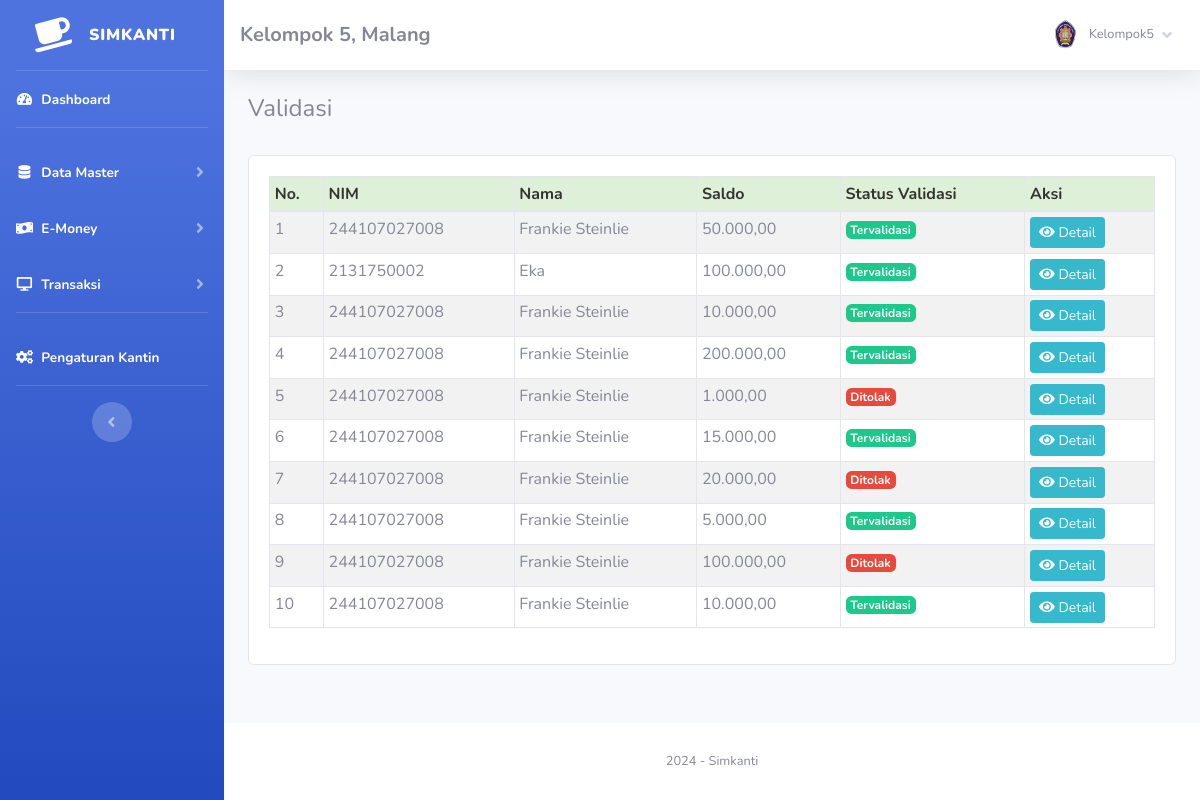
Before: /index.php?page=validasi (signed in) with the older database file.
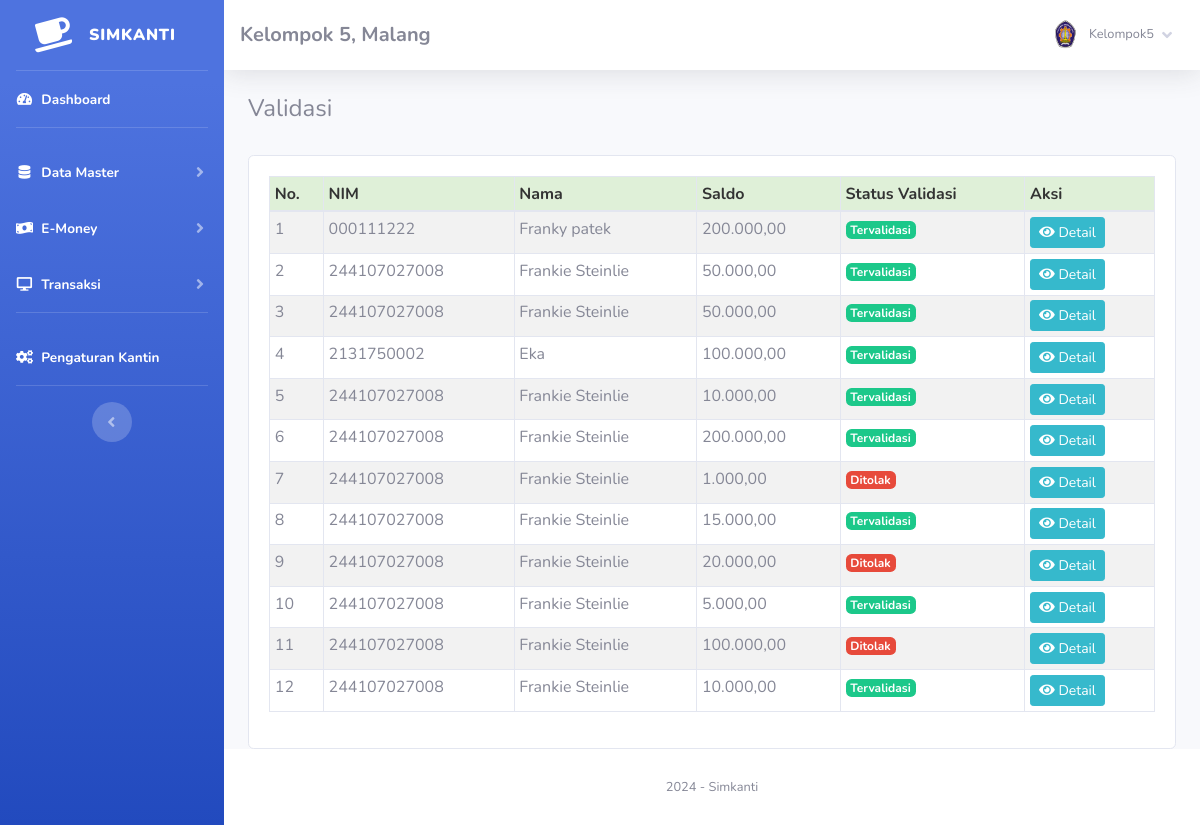
After: the same page with the newer database file.
### tables this page shows
CREATE TABLE `validasi` (
  `id_validasi` int NOT NULL AUTO_INCREMENT,
  `nim` varchar(255) DEFAULT NULL,
  `nama` varchar(255) DEFAULT NULL,
  `nominal` decimal(10,2) DEFAULT NULL,
  `fotobukti` varchar(255) DEFAULT NULL,
  `valid` tinyint(1) DEFAULT '0',
  PRIMARY KEY (`id_validasi`)
);

### admin/module/validasi/index.php (the view, shortened to what this page needs)
<h4>Validasi</h4>
<br />
<div class="card card-body">
    <div class="table-responsive">
        <table class="table table-bordered table-striped table-sm" id="example1">
            <thead>
                <tr style="background:#DFF0D8;color:#333;">
                    <th>No.</th>
                    <th>NIM</th>
                    <th>Nama</th>
                    <th>Saldo</th>
                    <th>Status Validasi</th>
                    <th>Aksi</th>
                </tr>
            </thead>
            <tbody>
                <?php
                $sql = 'SELECT * FROM validasi ORDER BY id_validasi DESC';
                $stmt = $config->prepare($sql);
                $stmt->execute();
                $data = $stmt->fetchAll(PDO::FETCH_ASSOC);
                $id = 1;
                foreach ($data as $isi):
                    $status = '';
                    if($isi['valid'] == 0) {
                        $status = '<span class="badge badge-warning">Pending</span>';
                    } else if($isi['valid'] == 1) {
                        $status = '<span class="badge badge-success">Tervalidasi</span>';
                    } else if($isi['valid'] == 2) {
                        $status = '<span class="badge badge-danger">Ditolak</span>';
                    }
                ?>
                    <tr>
                        <td><?php echo $id++; ?></td>
                        <td><?php echo $isi['nim']; ?></td>
                        <td><?php echo $isi['nama']; ?></td>
                        <td><?php echo number_format($isi['nominal'], 2, ',', '.'); ?></td>
                        <td><?php echo $status; ?></td>
                        <td>
                            <a href="index.php?page=validasi/detail&id=<?php echo $isi['id_validasi']; ?>"
                               class="btn btn-info btn-sm">
                                <i class="fa fa-eye"></i> Detail
                            </a>
                        </td>
                    </tr>
                <?php endforeach; ?>
            </tbody>
        </table>
    </div>
</div>

Changed rows visible on the page:
added validasi: nim "000111222", nama "Franky patek", nominal "200.000,00", valid "Tervalidasi"
added validasi: nim "244107027008", nama "Frankie Steinlie", nominal "50.000,00", valid "Tervalidasi"
